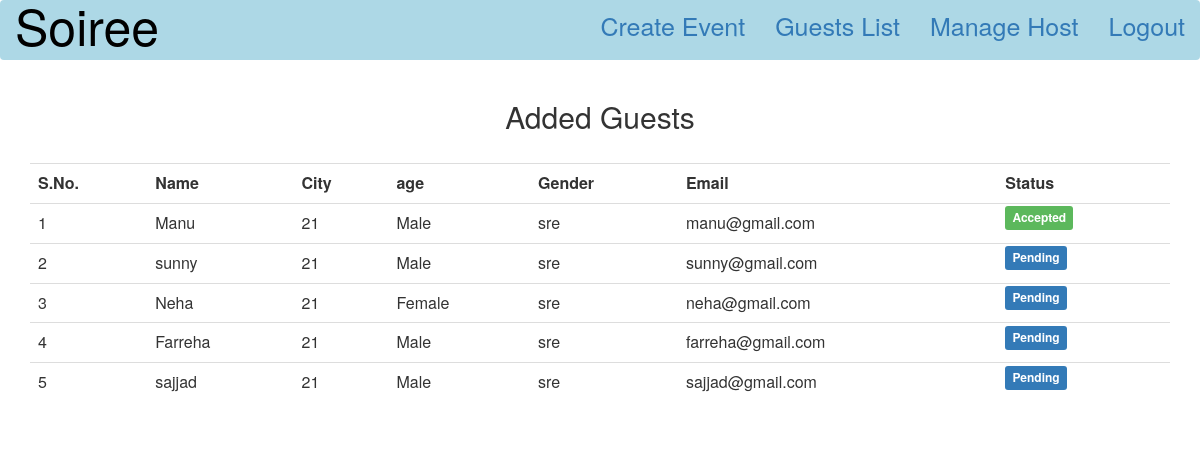
Page /guestlist.php?event_id=20 on the committed database.
### tables this page shows
CREATE TABLE `guests` (
  `id` int(255) NOT NULL,
  `name` varchar(255) NOT NULL,
  `city` varchar(255) NOT NULL,
  `age` int(255) NOT NULL,
  `email` varchar(255) NOT NULL,
  `gender` varchar(255) NOT NULL,
  `created_at` timestamp NOT NULL DEFAULT CURRENT_TIMESTAMP
);

### guestlist.php (the view, shortened to what this page needs)
<DOCTYPE html>
<html lang="en">
  <head>
<?php
include ("header.php");
      ?>
  </head>
   <body>
               <?php include("nav1.php");?>
		<div class="container" >
    <h2 align="center" >Added Guests</h2><br>
            <table class="table">
             <tr><th>S.No.</th><th>Name</th><th>City</th><th>age</th><th>Gender</th><th>Email</th><th>Status</th></tr>
                            <?php
                        require 'db.php';
                        $event_id=$_GET['event_id'];
                        $sql = "SELECT DISTINCT * FROM guests WHERE EXISTS (SELECT * FROM event_guest WHERE event_guest.guest_id = guests.id and event_id = " . $event_id . ");";
                          $result=$conn->query($sql);
                        $i=1;
                        while($row=$result->fetch_assoc()){?>
                                <tr>
                        <td><?php
                                                           $guest_id=$row['id'];
                                                           echo $i; $i++; ?></td>
                             <td><?php echo $row['name']; ?></td>
                             <td><?php echo $row['age']; ?></td>
                             <td><?php echo $row['gender']; ?></td>
                             <td><?php echo $row['city']; ?></td>
                             <td><?php echo $row['email']; ?></td>
                            <td>
                                <?php
                                    require 'db.php';
                                $sqlsql="select * from event_guest where event_id='$event_id' and guest_id='$guest_id'";
                                $resultresult=$conn->query($sqlsql);
                                $rowrow=$resultresult->fetch_assoc();
                                ?>
                                <?php
                                    if($rowrow['response']==null)
                                                           echo '<span class="label label-primary">Pending</span>';
                            else{
                                if($rowrow['response']=='true')
                                {
                            echo '<span class="label label-success">Accepted</span>';
                                }
                                        else
                                                           echo '<span class="label label-warning">Declined</span>';
                                     }
                                                           ?>
                                        </td>
                         <?php }
                  ?>
            </table>
       </div>
</body>
</html>

### rows in the picture
guests: name "Manu", age "21", gender "Male", city "sre", email "manu@gmail.com", shows "Accepted"
guests: name "sunny", age "21", gender "Male", city "sre", email "sunny@gmail.com", shows "Pending"
guests: name "Neha", age "21", gender "Female", city "sre", email "neha@gmail.com", shows "Pending"
guests: name "Farreha", age "21", gender "Male", city "sre", email "farreha@gmail.com", shows "Pending"
guests: name "sajjad", age "21", gender "Male", city "sre", email "sajjad@gmail.com", shows "Pending"
